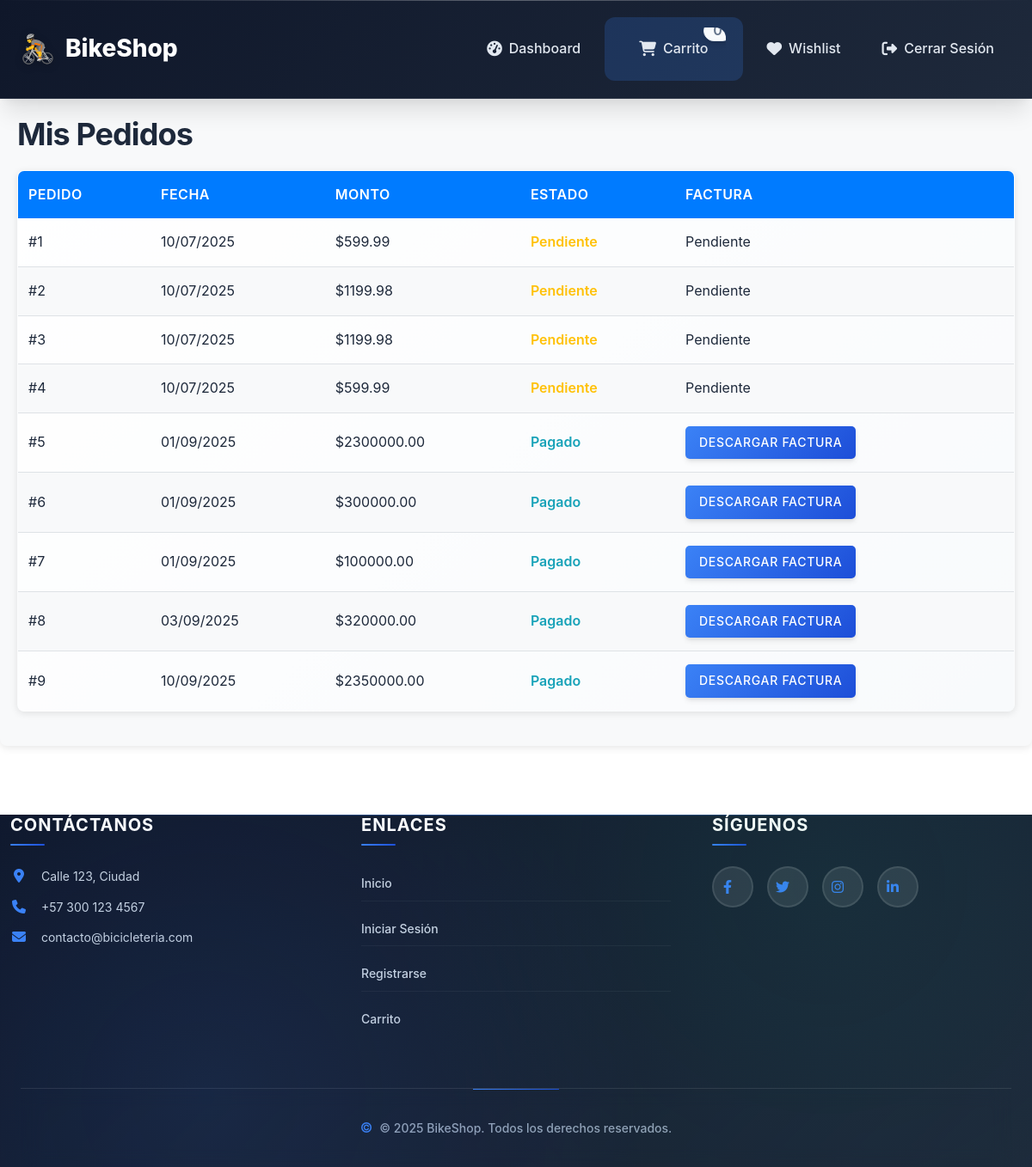
The app's page /dashboard/mis_pedidos (signed in), older data.
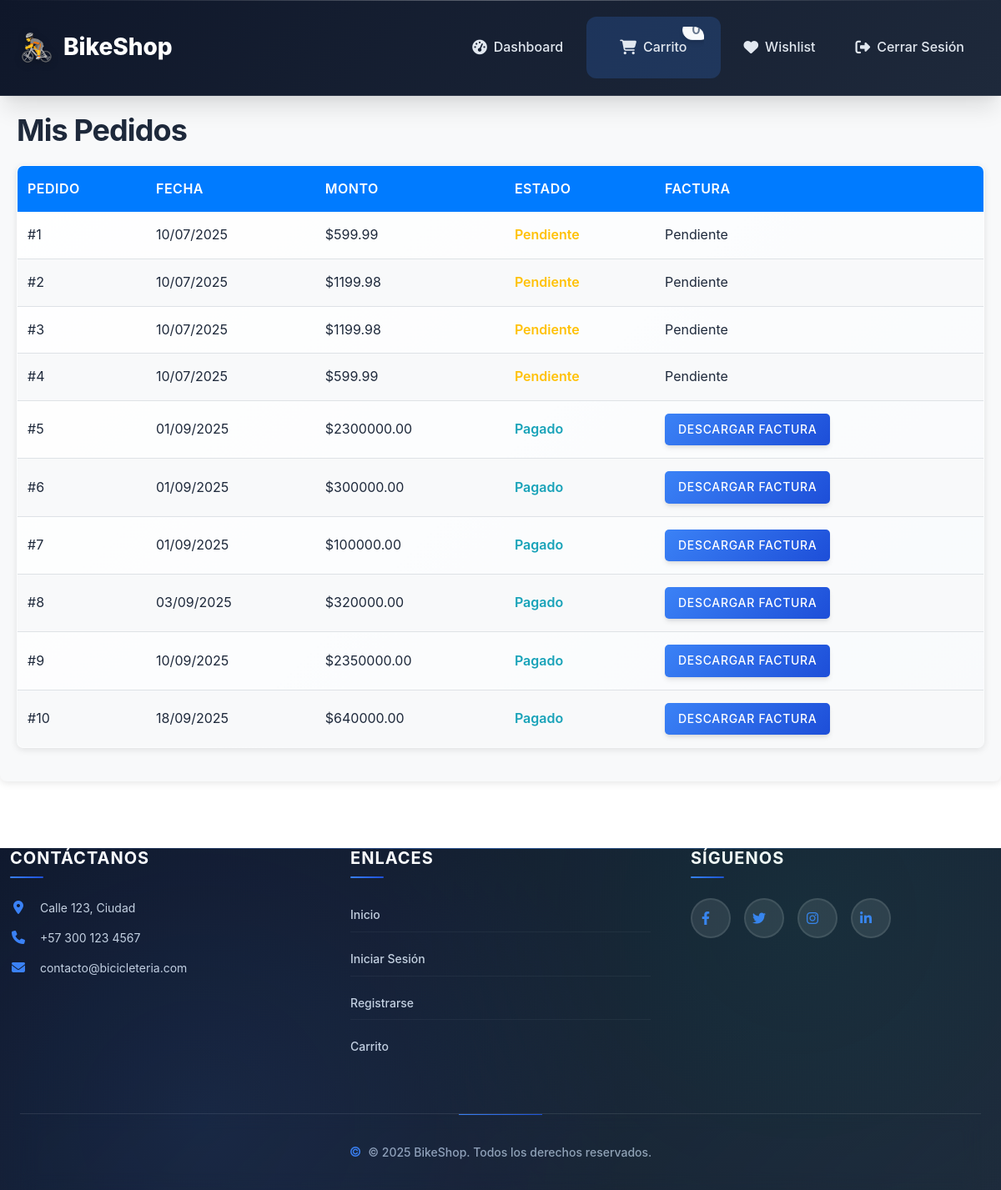
The same page, newer data.
### models/pedido.py (models this page shows)
class Pedido(db.Model):
    __tablename__ = 'pedidos'
    id = db.Column(db.Integer, primary_key=True)
    usuario_id = db.Column(db.Integer, db.ForeignKey('usuarios.id'))
    direccion_id = db.Column(db.Integer, db.ForeignKey('direcciones.id'))
    monto_total = db.Column(db.Numeric(10, 2), nullable=False)
    metodo_pago = db.Column(db.String(20), nullable=False)
    estado = db.Column(db.String(20), default='pendiente')
    fecha_creacion = db.Column(db.DateTime, default=db.func.current_timestamp())
    usuario = db.relationship('User', backref='pedidos')
    detalles = db.relationship('DetallePedido', back_populates='pedido', lazy=True)
    direccion = db.relationship('Direccion', backref='pedidos')

### routes/dashboard.py (the view)
@dashboard_bp.route('/mis_pedidos')
@login_required
def mis_pedidos():
    if current_user.rol != 'cliente':
        flash('Acceso denegado', 'danger')
        return redirect(url_for('dashboard.client_dashboard'))
    pedidos = Pedido.query.filter_by(usuario_id=current_user.id).all()
    return render_template('mis_pedidos.html', pedidos=pedidos)

### app.py (called while the page is built)
@login_manager.user_loader
def load_user(user_id):
    return db.session.get(User, int(user_id))

### templates/mis_pedidos.html (shortened to what this page needs)
{% extends 'base.html' %}
{% block extra_css %}
<link rel="stylesheet" href="{{ url_for('static', filename='css/mis_pedidos.css') }}">
{% endblock %}
{% block content %}
<div class="mis-pedidos-container">
    <h2>Mis Pedidos</h2>
    {% if pedidos %}
    <table class="cart-table">
        <thead>
            <tr>
                <th>Pedido</th>
                <th>Fecha</th>
                <th>Monto</th>
                <th>Estado</th>
                <th>Factura</th>
            </tr>
        </thead>
        <tbody>
            {% for pedido in pedidos %}
            <tr>
                <td data-label="Pedido">#{{ pedido.id }}</td>
                <td data-label="Fecha">{{ pedido.fecha_creacion.strftime('%d/%m/%Y') }}</td>
                <td data-label="Monto">${{ "%.2f"|format(pedido.monto_total) }}</td>
                <td data-label="Estado" class="status-{{ pedido.estado }}">{{ pedido.estado|title }}</td>
                <td data-label="Factura">
                    {% if pedido.estado == 'pagado' %}
                    <a href="{{ url_for('cart.descargar_factura', pedido_id=pedido.id) }}" class="btn btn-primary">Descargar Factura</a>
                    {% else %}
                    Pendiente
                    {% endif %}
                </td>
            </tr>
            {% endfor %}
        </tbody>
    </table>
    {% else %}
    <p>No tienes pedidos aún. <a href="{{ url_for('products.index') }}">¡Explora nuestros productos!</a></p>
    {% endif %}
</div>
{% endblock %}

### templates/base.html (shortened to what this page needs)
<!DOCTYPE html>
<html lang="es">
<head>
    <link rel="stylesheet" href="https://cdnjs.cloudflare.com/ajax/libs/font-awesome/6.4.0/css/all.min.css">
    <link rel="stylesheet" href="{{ url_for('static', filename='css/main.css') }}">
    <link rel="stylesheet" href="{{ url_for('static', filename='css/header.css') }}">
    <link rel="stylesheet" href="{{ url_for('static', filename='css/hero.css') }}">
    <link rel="stylesheet" href="{{ url_for('static', filename='css/products.css') }}">
    <link rel="stylesheet" href="{{ url_for('static', filename='css/search.css') }}">
    <link rel="stylesheet" href="{{ url_for('static', filename='css/forms.css') }}">
    <link rel="stylesheet" href="{{ url_for('static', filename='css/styles.css') }}">
    <link rel="stylesheet" href="{{ url_for('static', filename='css/footer.css') }}">
    <link rel="stylesheet" href="{{ url_for('static', filename='css/modals.css') }}">
    <link rel="stylesheet" href="{{ url_for('static', filename='css/cart.css') }}">
    <link rel="stylesheet" href="{{ url_for('static', filename='css/services.css') }}">
    {% block extra_css %}{% endblock %}
</head>
<body>
    <header class="header">
        <div class="container">
            <nav class="navbar">
                <a href="{{ url_for('index') }}" class="navbar-brand">
                    <span>BikeShop</span>
                </a>
                <div class="navbar-collapse" id="navbarNav">
                    <ul class="navbar-nav">
                        {% if current_user.is_authenticated %}
                            <li class="nav-item">
                                <a href="{{ url_for('dashboard.client_dashboard') }}" class="nav-link">
                                    <i class="fas fa-tachometer-alt"></i> Dashboard
                                </a>
                            </li>
                            <li class="nav-item cart-link">
                                <a href="{{ url_for('cart.cart') }}" class="nav-link">
                                    <i class="fas fa-shopping-cart"></i> Carrito <span class="cart-count">0</span>
                                </a>
                            </li>
                            <li class="nav-item">
                                <a href="{{ url_for('wishlist.wishlist') }}" class="nav-link">
                                    <i class="fas fa-heart"></i> Wishlist
                                </a>
                            </li>
                            <li class="nav-item">
                                <a href="{{ url_for('auth.logout') }}" class="nav-link">
                                    <i class="fas fa-sign-out-alt"></i> Cerrar Sesión
                                </a>
                            </li>
                        {% endif %}
                    </ul>
                </div>
            </nav>
        </div>
    </header>
    {% block content %}{% endblock %}
    <footer class="footer">
        <div class="container">
            <div class="footer-grid row">
                <div class="footer-section col-md-4">
                    <h5>Contáctanos</h5>
                    <p><i class="fas fa-map-marker-alt"></i> Calle 123, Ciudad</p>
                    <p><i class="fas fa-phone"></i> +57 300 123 4567</p>
                    <p><i class="fas fa-envelope"></i> contacto@bicicleteria.com</p>
                </div>
                <div class="footer-section col-md-4">
                    <h5>Enlaces</h5>
                    <ul>
                        <li><a href="{{ url_for('index') }}">Inicio</a></li>
                        <li><a href="{{ url_for('auth.login') }}">Iniciar Sesión</a></li>
                        <li><a href="{{ url_for('auth.register') }}">Registrarse</a></li>
                        <li><a href="{{ url_for('cart.cart') }}">Carrito</a></li>
                    </ul>
                </div>
                <div class="footer-section col-md-4">
                    <h5>Síguenos</h5>
                    <div class="social-links d-flex">
                        <a href="#" class="social-link"><i class="fab fa-facebook-f"></i></a>
                        <a href="#" class="social-link"><i class="fab fa-twitter"></i></a>
                        <a href="#" class="social-link"><i class="fab fa-instagram"></i></a>
                        <a href="#" class="social-link"><i class="fab fa-linkedin-in"></i></a>
                    </div>
                </div>
            </div>
            <div class="footer-bottom text-center">
                <p>© 2025 BikeShop. Todos los derechos reservados.</p>
            </div>
        </div>
    </footer>
</body>
</html>

### static/css/main.css (style rules this page uses)
:root { --primary-color: #3b82f6; --primary-hover: #2563eb; --primary-light: #dbeafe; --secondary-color: #64748b; --secondary-hover: #475569; --success-color: #10b981; --success-light: #d1fae5; --danger-color: #ef4444; --danger-light: #fee2e2; --warning-color: #f59e0b; --warning-light: #fef3c7; --dark-color: #0f172a; --light-color: #f8fafc; --background-color: #ffffff; --surface-color: #f1f5f9; --border-color: #e2e8f0; --border-hover: #cbd5e1; --text-color: #1e293b; --text-muted: #64748b; --text-light: #94a3b8; --shadow-sm: 0 1px 2px 0 rgba(0, 0, 0, 0.05); --shadow: 0 4px 6px -1px rgba(0, 0, 0, 0.1), 0 2px 4px -1px rgba(0, 0, 0, 0.06); --shadow-md: 0 10px 15px -3px rgba(0, 0, 0, 0.1), 0 4px 6px -2px rgba(0, 0, 0, 0.05); --shadow-lg: 0 20px 25px -5px rgba(0, 0, 0, 0.1), 0 10px 10px -5px rgba(0, 0, 0, 0.04); --shadow-xl: 0 25px 50px -12px rgba(0, 0, 0, 0.25); --border-radius: 12px; --border-radius-sm: 8px; --border-radius-lg: 16px; --border-radius-xl: 24px; --transition: all 0.3s cubic-bezier(0.4, 0, 0.2, 1); --transition-fast: all 0.15s cubic-bezier(0.4, 0, 0.2, 1); --gradient-primary: linear-gradient(135deg, #3b82f6 0%, #1d4ed8 100%); --gradient-secondary: linear-gradient(135deg, #64748b 0%, #475569 100%); --gradient-surface: linear-gradient(135deg, #ffffff 0%, #f8fafc 100%); --gradient-dark: linear-gradient(135deg, #0f172a 0%, #1e293b 100%); }
* { margin: 0; padding: 0; box-sizing: border-box; }
*::before, *::after { box-sizing: border-box; }
body { font-family: "Inter", -apple-system, BlinkMacSystemFont, "Segoe UI", Roboto, "Helvetica Neue", Arial, sans-serif; line-height: 1.6; color: var(--text-color); background: var(--background-color); font-feature-settings: "kern" 1, "liga" 1; -webkit-font-smoothing: antialiased; -moz-osx-font-smoothing: grayscale; scroll-behavior: smooth; }
.container { max-width: 1200px; margin: 0 auto; padding: 0 24px; }
h1, h2, h3, h4, h5, h6 { font-weight: 700; line-height: 1.2; margin-bottom: 1rem; color: var(--text-color); letter-spacing: -0.025em; }
h2 { font-size: 2.25rem; font-weight: 700; }
p { margin-bottom: 1rem; line-height: 1.7; }
a { color: var(--primary-color); text-decoration: none; transition: var(--transition); position: relative; }
.btn { display: inline-flex; align-items: center; justify-content: center; padding: 0.875rem 1.75rem; font-size: 0.875rem; font-weight: 600; border-radius: var(--border-radius); border: none; cursor: pointer; transition: var(--transition); text-decoration: none; gap: 0.5rem; position: relative; overflow: hidden; white-space: nowrap; user-select: none; transform: translateY(0); }
.btn::before { content: ""; position: absolute; top: 0; left: -100%; width: 100%; height: 100%; background: linear-gradient(90deg, transparent, rgba(255, 255, 255, 0.2), transparent); transition: left 0.5s; }
.btn-primary { background: var(--gradient-primary); color: white; box-shadow: var(--shadow); }
.row { display: flex; flex-wrap: wrap; margin: 0 -12px; }
.col-md-4 { flex: 0 0 33.333333%; }
.text-center { text-align: center; }
.d-flex { display: flex; }

### static/css/styles.css (style rules this page uses)
.btn-primary { background: var(--gradient-primary); border: 2px solid transparent; color: white; font-weight: 600; text-transform: uppercase; letter-spacing: 0.05em; box-shadow: var(--shadow); position: relative; overflow: hidden; }
.btn-primary::before { content: ""; position: absolute; top: 0; left: -100%; width: 100%; height: 100%; background: linear-gradient(90deg, transparent, rgba(255, 255, 255, 0.3), transparent); transition: left 0.5s; }

### static/css/cart.css (style rules this page uses)
.cart-count { color: var(--text-muted); font-size: 1rem; font-weight: 600; background: var(--light-color); padding: 0.5rem 1rem; border-radius: var(--border-radius-xl); border: 1px solid var(--border-color); }
.cart-table { width: 100%; background: var(--gradient-surface); border-radius: var(--border-radius-lg); overflow: hidden; box-shadow: var(--shadow-lg); margin-bottom: 3rem; border: 1px solid var(--border-color); backdrop-filter: blur(20px); }

Row changes from the older to the newer data that the page shows:
added Pedido: id "10", fecha_creacion "18/09/2025", monto_total "640000.00", estado "Pagado"
